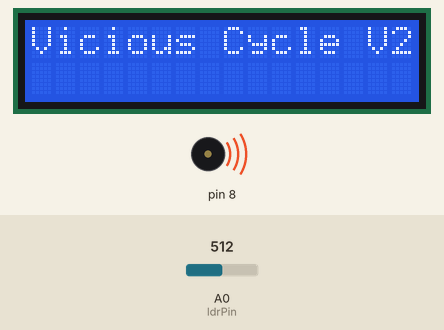
Recording of a sketch running on a simulated Arduino Leonardo, built with avr-gcc and run on an emulated ATmega32U4. Parts: 16×2 character LCD, buzzer (waves = sounding). The test bench sets the inputs (shaded band); at power-on: A0 (ldrPin) = 512. What the sketch prints to the serial monitor is not drawn.

Above: at 0.1 s.
At 1.6 s:
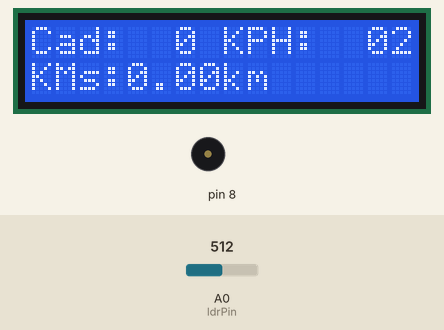
1.7 s: A0 (ldrPin) set to 0
At 2.16 s:
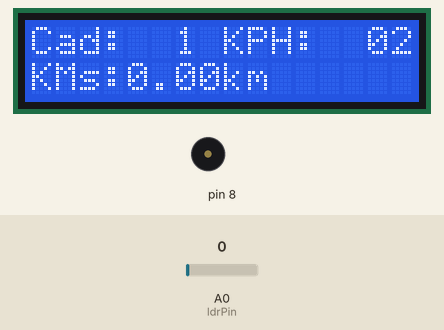
Timing chart, 0 to 9.8 s (numbered marks = the images above; inputs shaded):
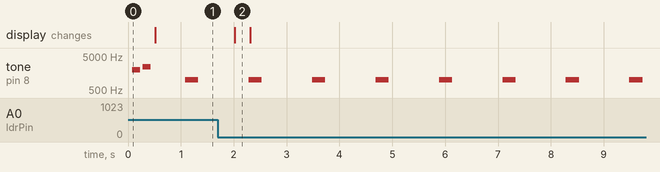

Measured:
- after the input at 1.7 s, the display: changes after 0.32 s (image 2)
- by itself, tone on pin 8: alternates 1000 Hz for 0.25 s and silent for 0.95 s

The sketch:

speed.ino
```cpp
#include <Wire.h>
#include "bike_logic.h"
#include <LiquidCrystal_I2C.h>
#include <Keyboard.h>
const int ldrPin = A0;//The IR sensor is connected here.
int lastValue = 0;

const int output_tick_size = 300;//This is/should be 1 over the gear ratio because that's the amount of time needed to get a perfect amount of data. //TODO rename this - it should be something like "Minium calculation time"
LiquidCrystal_I2C lcd(0x27, 16, 2); // Change 0x27 if needed

//TODO belongs in the .cpp file with tests.
String pad3(int value) {//TODO - extend this to be padn
  if (value < 10)    return "  " + String(value);
  if (value < 100)   return " "  + String(value);
  return String(value); // already 3 digits
}


void updateLCD(float cadence, float kph, float distance_km) {//TODO work out how normal monitors show this information
  //lcd.clear();
  lcd.setCursor(0, 0);
  lcd.print("Cad:");
  lcd.print(pad3(cadence));
  lcd.print(" KPH:");
  lcd.print(pad3(kph));
  lcd.setCursor(0, 1);
  lcd.print("KMs:");
  lcd.print(distance_km, 2);
  lcd.print("km");
}


void updateSerial(unsigned long changes, unsigned int CSLT,//TODO this needs a bit of a rewrite to cover only the things that we actually need
                  float readings_per_change,
                  float rps,
                  float rpm,
                  float cadence,
                  float kph,
                  float distance_km,
                  float averageKPH) {
  Serial.print("{");
  Serial.print("\"changes\":"); Serial.print(changes); Serial.print(",");
   Serial.print("\"CSLT\":"); Serial.print(CSLT); Serial.print(",");
  Serial.print("\"readings_per_change\":"); Serial.print(readings_per_change); Serial.print(",");
  Serial.print("\"rps\":"); Serial.print(rps, 1); Serial.print(",");
  Serial.print("\"rpm\":"); Serial.print(rpm, 1); Serial.print(",");
  Serial.print("\"cadence\":"); Serial.print(cadence, 1); Serial.print(",");
  Serial.print("\"kph\":"); Serial.print(kph, 2); Serial.print(",");
  Serial.print("\"distance_km\":"); Serial.print(distance_km, 3); Serial.print(",");
  Serial.print("\"averageKPH\":"); Serial.print(averageKPH, 2);
  Serial.println("}");
}

//BEGIN ALARM STUFF
unsigned long lastAlarmTime = 0;  // Track when last alarm played

void playAlarmSound(int pin) {//TODO EASY this can be more complex and interesting
  tone(pin, 1000, 250);  // Play a single 250 ms tone at 1kHz
  lastAlarmTime = millis();  // Record the time the tone was played
}

//TODO this and road rash belong in another file called 'games.cpp' that might one day grow into some hardware based TAS system
void uncharted(int cadence) {
  unsigned long currentTime = millis();
  if (cadence < 60 && (currentTime - lastAlarmTime >= 1000)) {
    playAlarmSound(8);  // Only plays if 1 second has passed since last tone
  }
}
//END ALARM STUFF

/*void road_rash(int cadence){
if (cadence > 65){ //then acellerate
      static unsigned long lastPress = 0;
      Keyboard.press('s');
      Serial.print("gas+ ");
      if (cadence > 65 && millis() - lastPress > 2000) {
          Keyboard.release('s');
          //delay(50);  // tap duration
          Keyboard.press('s');
          lastPress = millis();

      }
    } else{
      Serial.print("gas-");
      Keyboard.release('s');
    }
if (cadence < 20){
      Keyboard.press('a');
      Serial.print("break+");
    } else{
      Keyboard.release('a');
      Serial.print("break-");
    }

}
*/

// Friendly startup sound
void playHelloSound(int pin) {//TODO (EASY) make more complex and interesting
  tone(pin, 2000, 150);  // first beep
  delay(200);
  tone(pin, 2400, 150);  // second, higher beep
  delay(200);
}

void setup() {
  Serial.begin(9600);
  pinMode(ldrPin, INPUT);
  lcd.init();
  lcd.backlight();
  lcd.setCursor(0, 0);
  lcd.print("Vicious Cycle V2.1");//TODO work out what the actual version is. Is there an automated way of doing the build number? Just time.
  playHelloSound(8);
}

void loop() {
  //TODO - lots of these shouldn't be static
//TODO the 'changest since last' and 'tick time' should be part arrays.  A rolling system of 'these happend when
  static unsigned long startTime = millis();
  static unsigned long changes = 0;
  static unsigned long total_readings = 0;//TODO this can be part of a debugging system
  static unsigned int changesSinceLastTick = 0;
  static unsigned long lastCheckTime = 0;

  int currentValue = detectColor(analogRead(ldrPin));
  unsigned long currentTime = millis();
  total_readings++;

  if (currentValue != lastValue) {
  //static unsigned long tick = 0; //TODO - write a new simulation code that triggers every n milliseconds. Surely  /if (currentTime % 3 ==0){ ??
  //tick++;
  //if (tick % 3 ==0){
    lastValue = currentValue;
    changes++;
    changesSinceLastTick++;
  }

  if (currentTime - lastCheckTime >= output_tick_size) {

    float readings_per_change = (changes > 0) ? (float)total_readings / changes : 0;
    int cadence=changesSinceLastTick;//TODO - what are the memory implications of declaring the variable here?
    uncharted(cadence);
    int kph=calculateKPH(cadence);
    float distance_km=get_distance(changes);
    lastCheckTime = currentTime;
    //updateSerial(changes, changesSinceLastTick, readings_per_change, rps, rpm, cadence, kph, distance_km, averageKPH);
    updateSerial(changes, changesSinceLastTick, readings_per_change, 0, 0, 0, 0, distance_km, 0);
    updateLCD(cadence, kph, distance_km);
    changesSinceLastTick = 0;
  }
  delay(1);//TODO see what changing this does to the readings_per_change
}
```

bike_logic.cpp
```cpp
#include "bike_logic.h"

int detectColor(int value) {
  // Classify value
  return (value > red_above_this) ? 0 : 1;
}

float calculateKPH(int cadence) {
  return cadence * cadence_to_kph_scalar;
}

float get_distance(long changes){
  return  (float) changes/(changes_per_ten_meters*100);
}

//TODO Move more functions here.
//TODO - work out what the error messages are when you push to the Leonardo
```

bike_logic.h
```cpp
#ifndef BIKE_LOGIC_H
#define BIKE_LOGIC_H

#ifdef ARDUINO //this is so I can run tests on my mac
#include <Arduino.h>
#else
// Minimal Arduino type stubs for testing
#include <cstdint>
typedef unsigned char byte;
#endif

const float diameter_m = 0.67;//measured on Kat's tri bike
const float gear_ratio=3.34;//I worked this out by doing 100 crank revolutions and checking the number of main revolutions recorded
const float wheel_circumference = 3.1416 * diameter_m; // meters
const int red_above_this = 35;
const int segments_per_revolution = 60;
const float cadence_to_kph_scalar=wheel_circumference*gear_ratio*60/1000; //The 60 is to go from per minute to per hour the 1000 is to go from m to km
const int changes_per_ten_meters= (int) 10/(wheel_circumference/segments_per_revolution); //Used to work out km. Back of envelope is about 300

//TODO - fairly certain we can delete the below three lines
extern int histogram[10];
extern long total;
extern int count;
void printColorStats(const int histogram[], long total, int count);
void pcs();

//end histogram


int detectColor(int value);
float calculateKPH(int cadence);
float get_distance(long changes);

#endif
```
